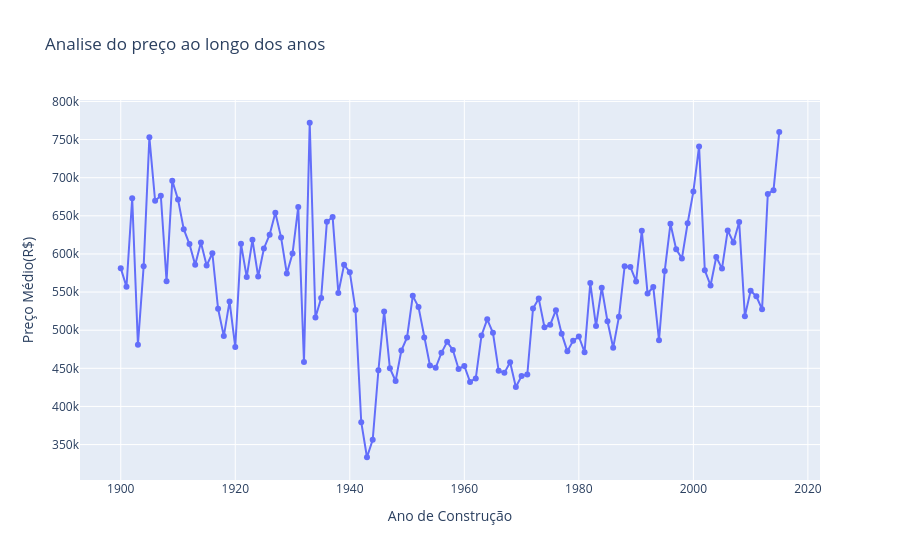

Notebook cell for this chart:
### Code cell
fig_anual = px.line(analise_anual, x = 'ano_construcao', y = 'preco_medio', title = 'Analise do preço ao longo dos anos', labels = {'ano_construcao': 'Ano de Construção', 'preco_medio': 'Preço Médio(R$)'}, hover_data = {'desvio_padrao': ':,.2f'}, markers = True) 
fig_anual.show()
